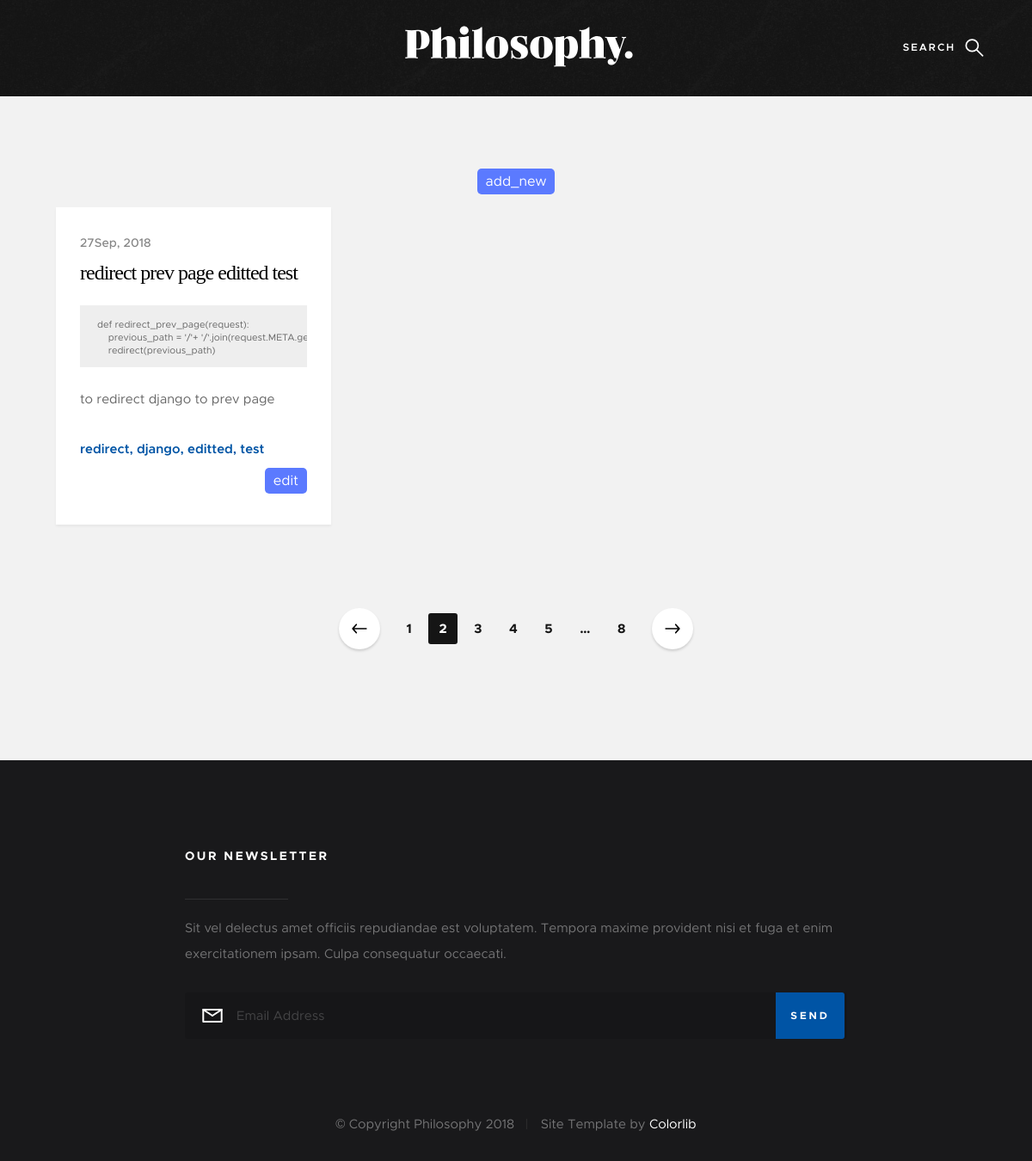
Screenshot of /f/tag/redirect/ with the database file from the repository.
### Function/models.py (models this page shows, shortened)
class Function(models.Model):
    name    = models.CharField(max_length=70)
    content = models.TextField()
    comment = models.TextField()
    tags    = models.CharField(max_length=100)
    slug    = models.CharField(unique= True, blank=True, max_length=100)
    created = models.DateTimeField(auto_now=False, default= datetime.datetime.now)
    class Meta:
        db_table = ''
        managed = True
        verbose_name = 'Function'
        verbose_name_plural = 'Functions'

### Function/views.py (the view)
# urls.py: url(r'^tag/(?P<tag>[\w-]+)/$', views.AllFunction_Tag, name='tag_functions'),
def AllFunction_Tag(request, tag):
    functions = get_object(Tag, name= tag).functions.all()
    return show_functions(request, functions)

### Function/templatetags/myfilters.py (called while the page is built)
@register.filter
@stringfilter
def replacetabs(value):
    value = value.replace('\t', '    ')
    value = value.replace(' ', '&nbsp;')
    return value

@register.filter
@stringfilter
def split(value, delemeter):
    return value.split(delemeter)

### Function/views.py (called while the page is built)
def show_functions(request, functions, context={}):
    context.update({'functions': functions})
    return render(request, 'functions.html', context)

def get_object(Class, **kwargs):
    try:
        return Class.objects.get(**kwargs)
    except ObjectDoesNotExist:
        return None

### Function/templates/functions.html (shortened to what this page needs)
{% extends "index.html" %}
{% load myfilters %}
{% block content %}
    <section class="s-content">
        <div class="row masonry-wrap">
            <div id="add-function" style="text-align:center;">
                <a href="{% url 'functions:add_function' %}">add_new</a>
            </div>
            <div class="row masonry-wrap">
                <div class="masonry">
                    {% for function in functions %}
                        <article class="masonry__brick entry format-standard" data-aos="fade-up">
                            <div class="entry__text">
                                <div class="entry__header">
                                    <div class="entry__date">
                                        <a href="{% url 'functions:show_function' function.slug %}">{{function.created | date:'jM, Y'}}</a>
                                    </div>
                                    <h1 class="entry__title"><a href="{% url 'functions:show_function' function.slug %}">{{function.name}}</a></h1>
                                </div>
                                <div class="code__area">
                                    {{function.content | replacetabs | safe | linebreaks}}
                                </div>
                                <div class="entry__excerpt">
                                    <p>{{function.comment}}</p>
                                </div>
                                <div class="entry__meta">
                                    <span class="entry__meta-links">
                                        {% for tag in function.tags|split:' ' %}
                                                <a href="{% url 'functions:tag_functions' tag %}">{{tag}}</a>
                                        {% endfor %}
                                    </span>
                                </div>
                                <div class="entry__edit">
                                    <a role="button" href="{% url 'functions:edit_function' function.slug %}">edit</a>
                                </div>
                            </div>
                        </article>
                    {% endfor %}
                </div>
            </div>
        </div>
        <div class="row">
            <div class="col-full">
                <nav class="pgn">
                    <ul>
                        <li><a class="pgn__prev" href="#0">Prev</a></li>
                        <li><a class="pgn__num" href="#0">1</a></li>
                        <li><span class="pgn__num current">2</span></li>
                        <li><a class="pgn__num" href="#0">3</a></li>
                        <li><a class="pgn__num" href="#0">4</a></li>
                        <li><a class="pgn__num" href="#0">5</a></li>
                        <li><span class="pgn__num dots">…</span></li>
                        <li><a class="pgn__num" href="#0">8</a></li>
                        <li><a class="pgn__next" href="#0">Next</a></li>
                    </ul>
                </nav>
            </div>
        </div>
    </section>
{% endblock content %}

### static/css/base.css (style rules this page uses)
html { font-family: sans-serif; line-height: 1.15; -ms-text-size-adjust: 100%; -webkit-text-size-adjust: 100%; }
body { margin: 0; }
article, aside, footer, header, nav, section { display: block; }
h1 { font-size: 2em; margin: 0.67em 0; }
a { background-color: transparent; -webkit-text-decoration-skip: objects; }
html { font-size: 62.5%; box-sizing: border-box; }
*, *::before, *::after { box-sizing: inherit; }
body { font-weight: normal; line-height: 1; word-wrap: break-word; text-rendering: optimizeLegibility; -webkit-overflow-scrolling: touch; -webkit-text-size-adjust: none; }
body, input, button { -moz-osx-font-smoothing: grayscale; -webkit-font-smoothing: antialiased; }
div, dl, dt, dd, ul, ol, li, h1, h2, h3, h4, h5, h6, pre, form, p, blockquote, th, td { margin: 0; padding: 0; }
h1, h2, h3, h4, h5, h6 { -webkit-font-smoothing: auto; -webkit-font-smoothing: antialiased; -webkit-font-variant-ligatures: common-ligatures; -moz-font-variant-ligatures: common-ligatures; font-variant-ligatures: common-ligatures; text-rendering: optimizeLegibility; }
ol, ul { list-style: none; }
li { display: block; }
a { text-decoration: none; line-height: inherit; }
.row { width: 94%; max-width: 1200px; margin: 0 auto; }
.row:after { content: ""; display: table; clear: both; }
.row .row { width: auto; max-width: none; margin-left: -20px; margin-right: -20px; }
[class*="col-"] { float: left; padding: 0 20px; }
.col-twelve, .col-full { width: 100%; }
@media only screen and (max-width: 1200px) { .row .row { margin-left: -15px; margin-right: -15px; } }
@media only screen and (max-width: 1200px) { [class*="col-"] { padding: 0 15px; } }

### Function/templates/functions.html (style rules this page uses)
.code__area { background-color: #EEE; padding: 15px 20px 12px; margin: 0 0 24px 0; overflow: auto; }
.code__area > p { margin: 0; white-space: nowrap; font-size: 11px; max-height: 250px; line-height: 1.3636em; }
.entry__edit { text-align: right; margin-top: 8px }
.entry__edit > a, #add-function > a { background-color: rgb(91, 122, 255); color: white; padding: 5px 10px; border-radius: 5px; }
#add-function { margin-bottom: 15px }

### rows the page displays
Function: created "27Sep, 2018", name "redirect prev page editted test", content "def redirect_prev_page(request): previous_path = '/'+ redirect(previous_path)", comment "to redirect django to prev page", tags "redirect" "django" "editted" "test"
